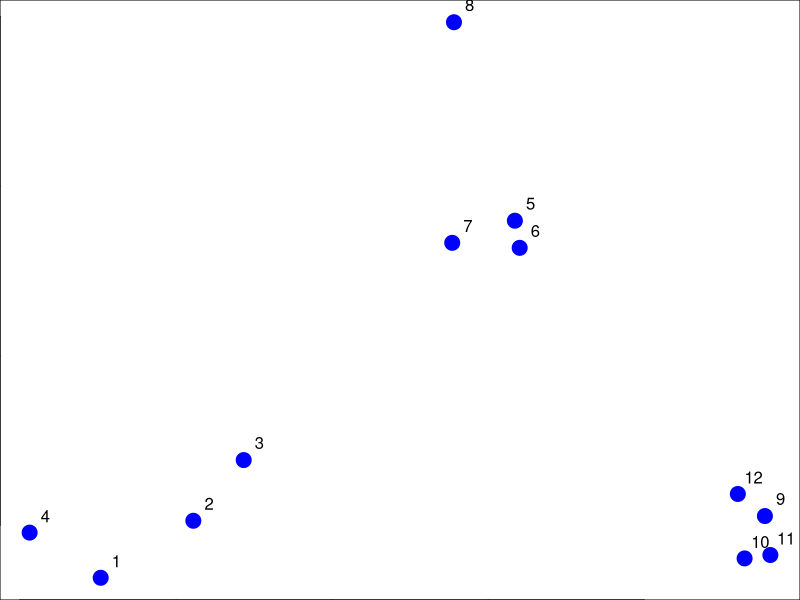
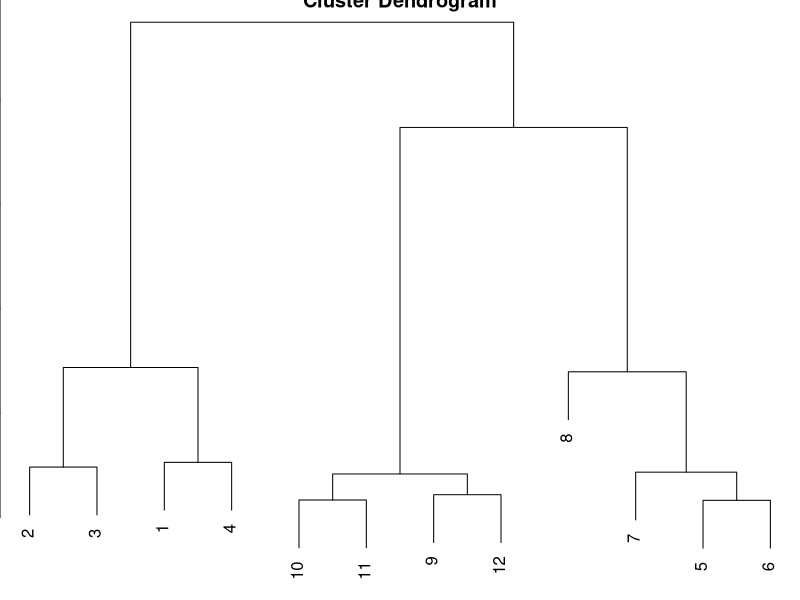
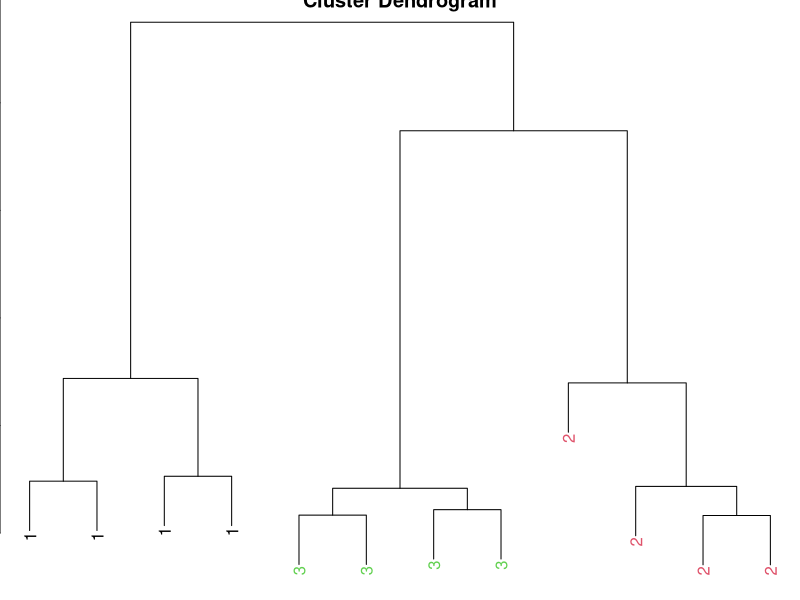
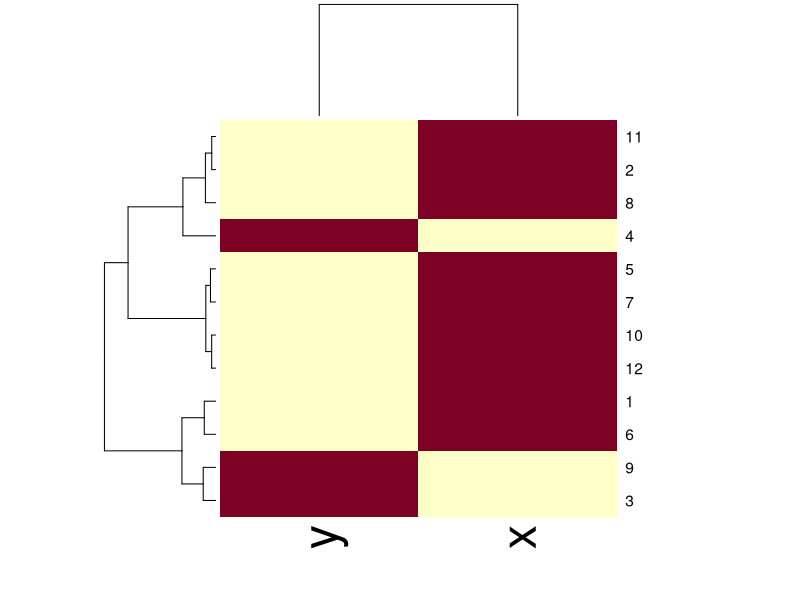
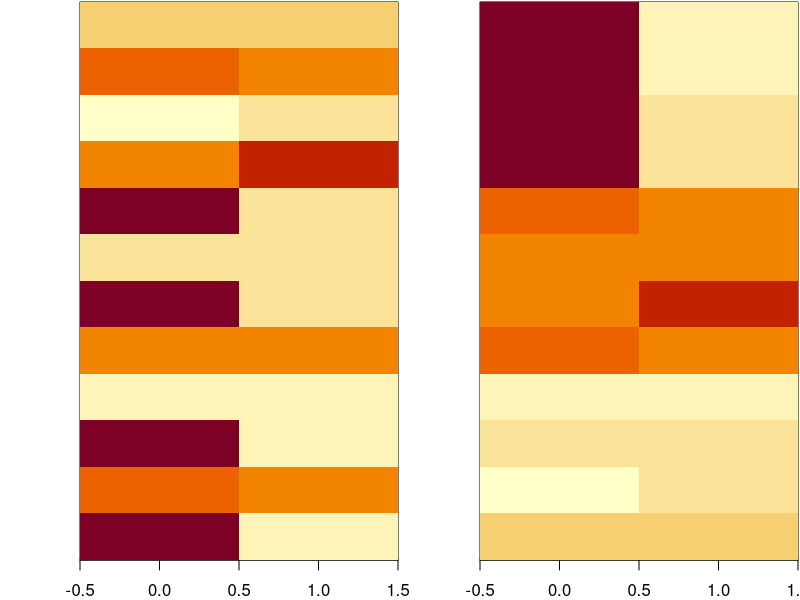
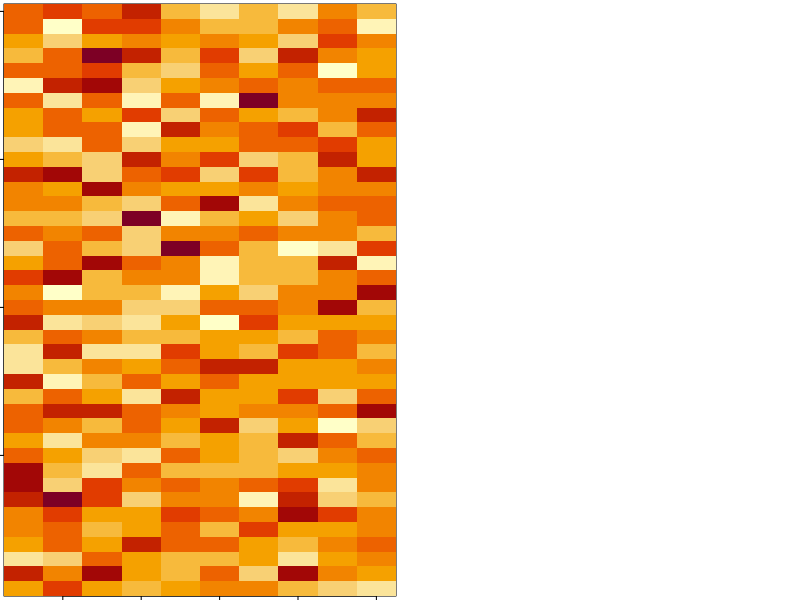
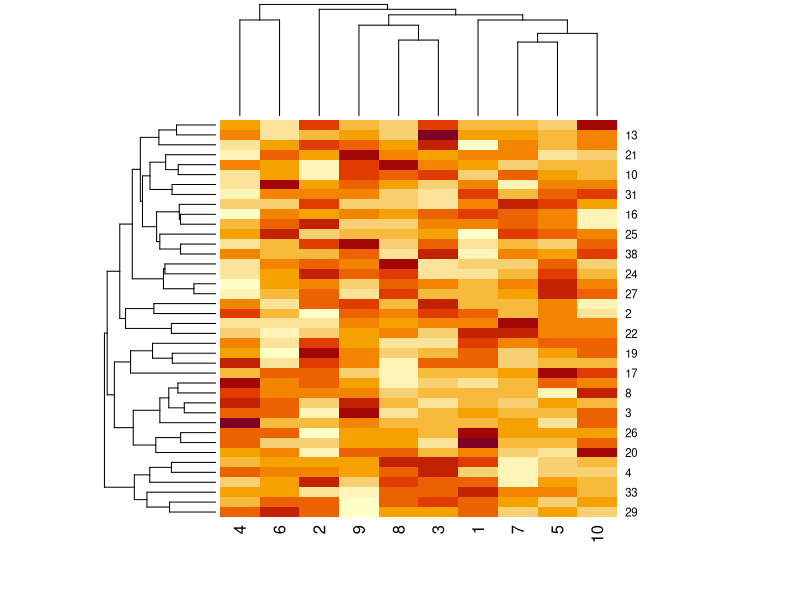
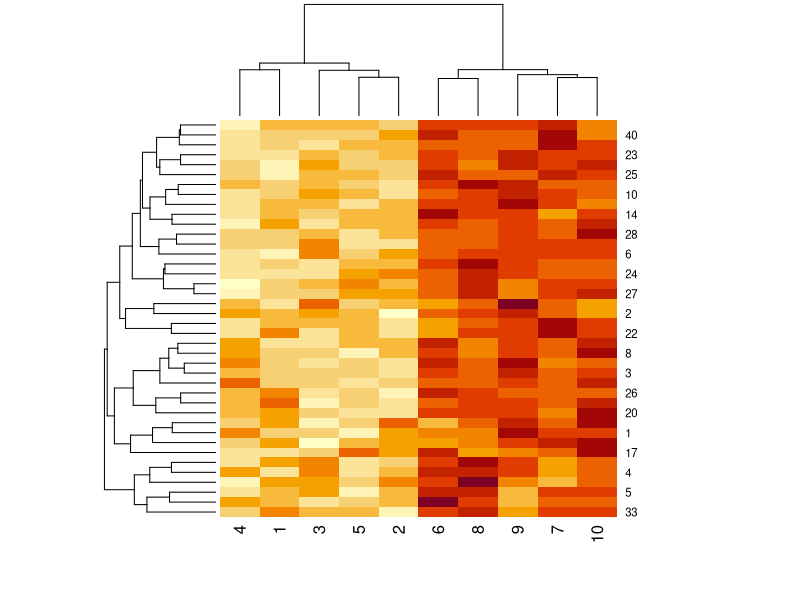

Write R code to recreate these figures, in order.
## ---- chunk 1
set.seed(1234)
par(mar = c(0,0,0,0))
x <- rnorm(12, mean = rep(1:3, each = 4), sd=0.2)
y <- rnorm(12, mean = rep(c(1,2,1), each = 4), sd=0.2)
plot(x,y,col="blue", pch=19, cex=2)
text(x + 0.05, y + 0.05, labels=as.character(1:12))
## ---- chunk 2
dataFrame <- data.frame(x,y)
dist(dataFrame)
## ---- chunk 3
distxy <- dist(dataFrame)
hclust <- hclust(distxy)
plot(hclust)
## ---- chunk 4
myhclust <- function(hclust, lab = hclust$labels, lab.col=rep(1, length(hclust$labels)),
                     hang = 0.1,...){
  y <- rep(hclust$height, 2)
  x <- as.numeric(hclust$merge)
  y <- y[which(x<0)]
  x <- x[which(x<0)]
  x <- abs(x)
  y <- y[order(x)]
  x <- x[order(x)]
  plot(hclust, labels = FALSE, hang = hang, ...)
  text(x = x, y = y[hclust$order] - (max(hclust$height)*hang), labels=lab[hclust$order], col=lab.col[hclust$order], srt=90,adj=c(1,0.5), xpd = NA, ...)
}

myhclust(hclust=hclust, lab = rep(1:3, each = 4), lab.col = rep(1:3, each = 4))
## ---- chunk 5
dataMatrix <- as.matrix(dataFrame)[sample(1:12),]
heatmap(dataMatrix)

## ---- chunk 6
kmeansDF <- kmeans(dataFrame, centers = 3)
kmeansDF
## ---- chunk 7
kmeansDF <- kmeans(dataMatrix, centers = 3)
par(mfrow = c(1,2), mar=c(2,4,0.1,0.1))
image(t(dataMatrix)[, nrow(dataMatrix):1], yaxt = "n")
image(t(dataMatrix)[, order(kmeansDF$cluster)], yaxt = "n")

## ---- chunk 8
set.seed(12345)
par(mar=rep(0.2,4))
dataMatrix1 <- matrix(rnorm(400), nrow=40)
image(1:10, 1:40, t(dataMatrix1)[,nrow(dataMatrix1):1])

## ---- chunk 9
par(mar = rep(0.2,4))
heatmap(dataMatrix1)
## ---- chunk 10
for (i in 1:40){
  # flip a coin
  coinFlip <- rbinom(1, size = 1, prob = 0.5)
  # if coin is head ass a common pattern to that row
  dataMatrix1[i,] <- dataMatrix1[i,] + rep(c(0,3), each = 5)
}

par(mar = rep(0.2,4))
heatmap(dataMatrix1)

## ---- chunk 11
hh <- hclust(dist(dataMatrix1))
dataMatrix1Ordered <- dataMatrix1[hh$order,]
par(mar = rep(0.2,4))
image(t(dataMatrix1Ordered)[, nrow(dataMatrix1Ordered):1])
plot(rowMeans(dataMatrix1Ordered), 40:1,  xlab = "Row Mean", ylab = "Row", pch = 19)
plot(colMeans(dataMatrix1Ordered),xlab = "Column",  ylab = "Column mean",  pch = 19)
